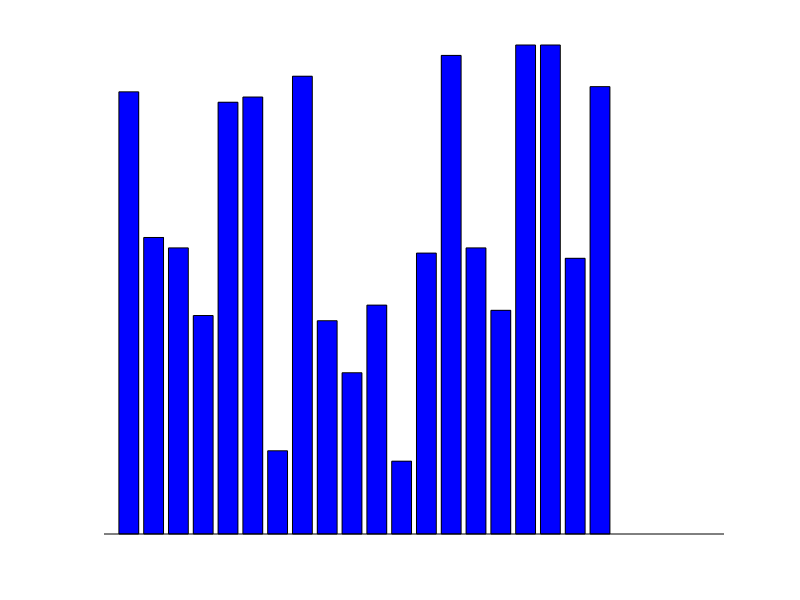

MATLAB code to generate this figure: (Note: this script raises an error after producing the figure.)
%selectionsort
%selection sort algorithm sorts an array by continuesly finding the minimum
% element from unsorted part and placing it to begining
%iterates through i= 1 to n
%min is first assumen to be the first element
%after comparing with the rest of the array
%if there is a smaller element than current min 
%min is updated and the element is placed to its according place


%creates a random integer array
array= randi([1,100],1,20)


%visualizes selection sort sort algorithm with bar chart
index=1:size(array,2);
figure(1)
cla
hold on
bars = bar(index,array,'FaceColor','b');
axis off
y=max(array);
ylim([0,y]);

%function for selection sort
selectionsorted_array=SelectionSort(array,bars)


function array = SelectionSort(array,bars)
n=size(array,2);

for i= 1:n
    min=i;
    for k=i+1:n
        if array(min)> array(k)
            min=k;       
        end
    end

    temp=array(i);
    array(i)= array(min);
    array(min)=temp;
    %update bar chart, waits for 0.2 seconds to help see how the algorithm
    %works
  
    bars.YData= array;
    pause(0.5)
    drawnow()
end
%bar charts turns to green when the algortihm is completed
bars.FaceColor='g';
end